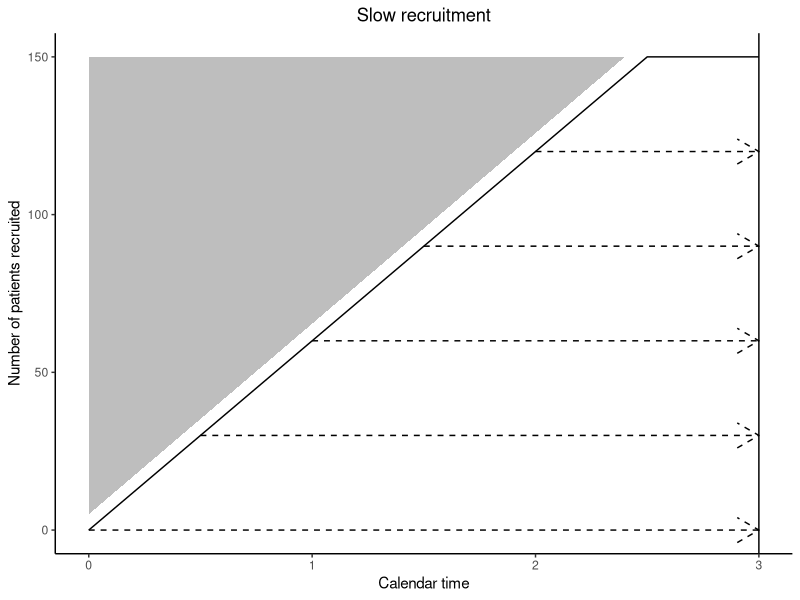
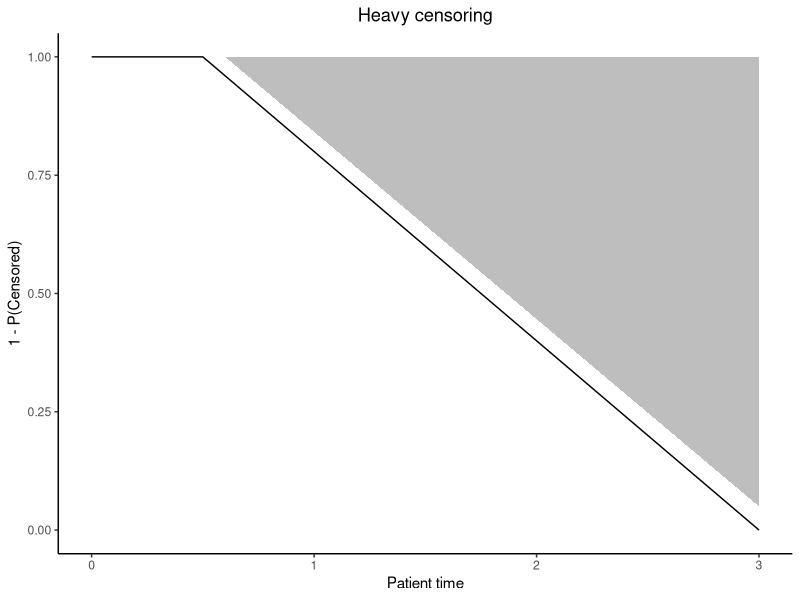

Here is the R script that generated these plots, in order:
#########################################################################
## recruitment assumptions

dat <- data.frame(n_pats = c(0, 30, 60, 90, 120, 150, 150),
                  cal_t = c(0, .5, 1, 1.5, 2, 2.5, 3))

library(ggplot2)

dat_lines <- data.frame(x = c((0:4)/2, rep(3, 5)),
                        id = rep(as.character(0:4), 2),
                        y = rep((0:4)*30, 2)) 

dat_ribbon <- data.frame(x = c(0, 2.4),
                         ymin = c(5, 150),
                         ymax = c(150, 150),
                         n_pats = c(0, 2.4))

p_3 <- ggplot(data = dat,
       mapping = aes(x = cal_t,
                     y = n_pats)) +
  geom_line() + 
  theme_classic() +
  theme(plot.title = element_text(hjust = 0.5)) +
  geom_line(data = dat_lines,
            mapping = aes(x = x, 
                          y = y,
                          group = id),
            arrow = arrow(),
            linetype = 2) +
  xlab("Calendar time") +
  ylab("Number of patients recruited") + 
  ggtitle("Slow recruitment") + 
  geom_ribbon(data = dat_ribbon,
              mapping = aes(x = x,
                            ymin = ymin,
                            ymax = ymax),
              fill = "grey") +
  geom_vline(xintercept = 3)


###########################################################################
## censoring distribution


dat <- data.frame(pat_t = c(0, 0.5, 3),
                  p_cens = c(1, 1, 0))

dat_ribbon <- data.frame(x = c(0.6, 3),
                         ymin = c(1, 0.05),
                         ymax = c(1, 1))



p_4 <- ggplot() +
  geom_line(data = dat,
            mapping = aes(x = pat_t,
                          y = p_cens)) + 
  theme_classic() +
  theme(plot.title = element_text(hjust = 0.5)) +
  xlab("Patient time") +
  ylab("1 - P(Censored)") + 
  ggtitle("Heavy censoring") + 
  geom_ribbon(data = dat_ribbon,
              mapping = aes(x = x,
                            ymin = ymin,
                            ymax = ymax),
              fill = "grey") 




























